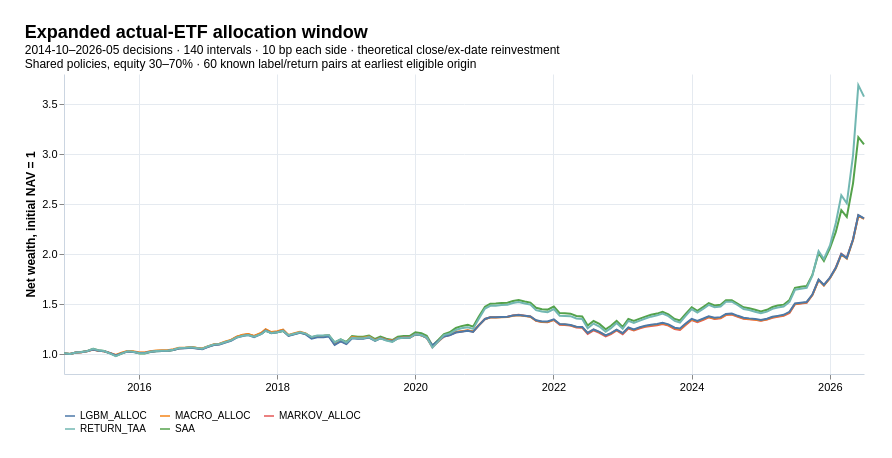

Express this chart as Vega-Lite.
### Vega-Lite specification from a JSON file in a GitHub repository (floating-point values rounded to 4 significant figures; data arrays with more than 128 entries replaced by an {"elided": "..."} marker saying what was removed)
{"title": {"text": "Expanded actual-ETF allocation window", "subtitle": ["2014-10–2026-05 decisions · 140 intervals · 10 bp each side · theoretical close/ex-date reinvestment", "Shared policies, equity 30–70% · 60 known label/return pairs at earliest eligible origin"]}, "data": {"values": {"elided": "700 records"}}, "width": 800, "height": 300, "mark": "line", "encoding": {"x": {"field": "next_execution_date", "type": "temporal", "title": null, "axis": {"format": "%Y", "tickCount": 8}}, "y": {"field": "end_nav", "type": "quantitative", "title": "Net wealth, initial NAV = 1", "scale": {"zero": false}}, "color": {"field": "strategy", "type": "nominal", "title": null, "legend": {"orient": "bottom", "columns": 3}}}, "background": "#ffffff", "padding": 24, "config": {"font": "Arial", "title": {"fontSize": 18, "anchor": "start"}, "axis": {"labelFontSize": 11, "titleFontSize": 12, "gridColor": "#e5eaf0", "domainColor": "#cbd5e1"}, "view": {"stroke": null}}}
